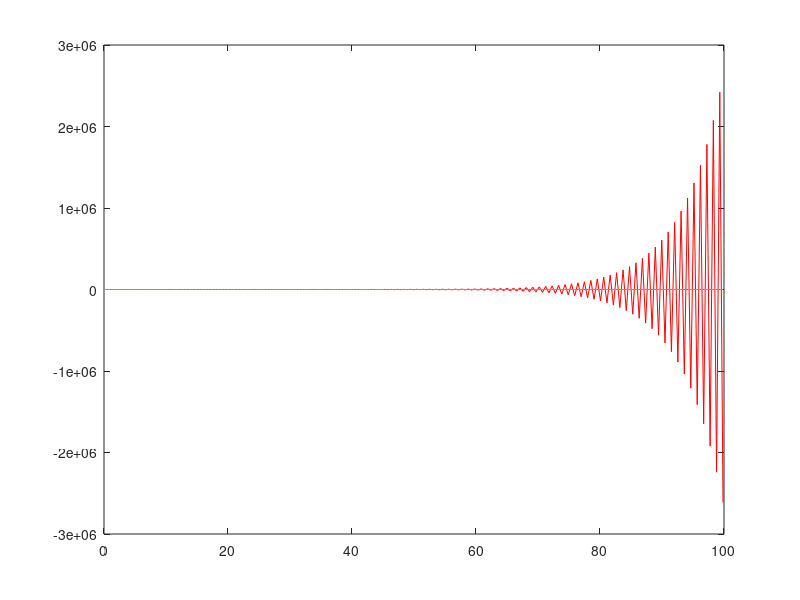

MATLAB code to generate this figure:
% Aufgabe 9.2
% Steife Differentialgleichung:
% y''(t)-a(1-y(t)²)*y'(t)+y(t) = 0

function [ ] = A9()
    dgl = @(t, y) (-4*(y - 2));
    tspan = [0 100];
    h = 0.52;
    T = 100;
    y0 = 1;

    [t_euler, y_euler]  = eulerimpl(dgl, h, T, y0); 
    [t_trap, y_trap]    = trapez(dgl, h, T, y0);  
    [t_runge, y_runge]  = rungekutta(dgl, h, T, y0);
    [t_ode, y_ode]      = ode45(dgl, [0,8], y0);  

    % Plot
    plot(t_euler, y_euler , 'r-')
    hold on;
    plot(t_ode, y_ode, 'g-');
    hold on;
    plot(t_trap, y_trap , 'b-')
    hold on;
    plot(t_runge, y_runge, 'g-');
    hold on;
end

function [t y] = eulerimpl(dgl, h, T, y0)

    t    = 0:h:T;       % Zeitvektor
    n    = length(t);   % Anzahl Schritte
    y    = zeros(n,1);  % Inizialisieren von y
    y(1) = y0;          % Startwert
    
    for k = 1:n-1
        y(k+1) = y(k) + h.*(dgl(t(k), y(k)));
    end 
end

function [t y] = trapez(dgl, h, T, y0)

    t    = 0:h:T;       % Zeitvektor
    n    = length(t);   % Anzahl Schritte
    y    = zeros(n,1);  % Inizialisieren von y
    y(1) = y0;          % Startwert
    
    for k = 1:n-1
        y(k+1) = y(k) + (h/2).*(y(k) + dgl(t(k),y(k)));
    end 
end

function [t y] = rungekutta(dgl, h, T, y0)
    % Zeitvektor, Anzahl Iterationen, Anfangswert
    t = 0:h:T;
    n = length(t);
    y = zeros(1,n);
    y(1) = y0;

    for m = 1:n-1
        k1 = dgl(t(m),y(m));
        k2 = dgl(t(m)+h/2 , y(m) + (h/2)* k1);
        k3 = dgl(t(m)+h/2, y(m) + (h/2)* k2);
        k4 = dgl(t(m)+h, y(m) + h* k3);
        y(m+1) = y(m) + (h/6)*(k1 + 2*k2 +2* k3 + k4 );
    end
end